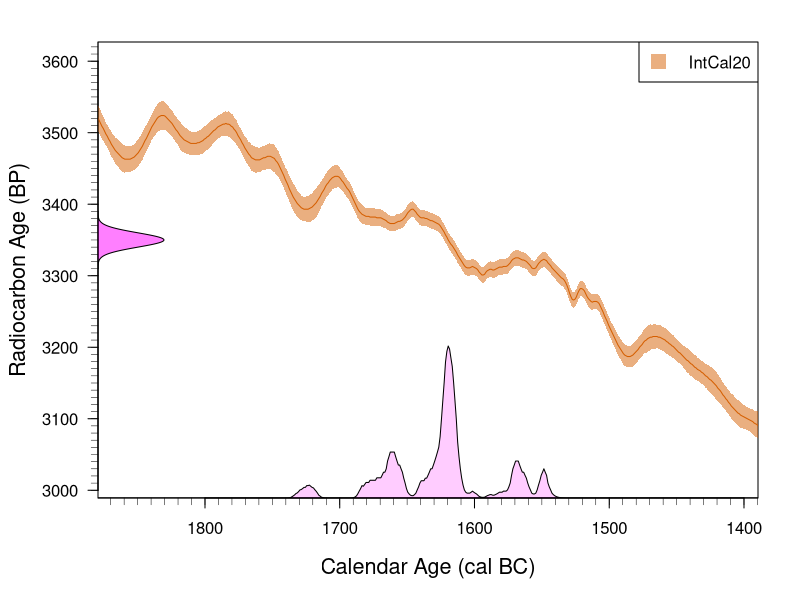

Reproduce this figure in R.
# Calibrate and plot single 14C date of Thera against IntCal20

# Use colour-blind friendly palette from
# https://www.color-hex.com/color-palette/49436
# and plot 1 sigma intervals on the curve and the observations

# Specific colours I have used for histograms are:
scalefac <- 1.5
BC <- TRUE
MookConvention <- TRUE
set.seed(17)
prob_scale_fac <- 3 # How high to scale posterior probability 

# Show calibration against the curve
IntCal20 <- read.csv("intcal20.csv", header = TRUE)
Mult_SigmaInterval <- 1 # Do we want 1 sigma or two sigma

IntCal20$C14Upper <- IntCal20$X14C.age + Mult_SigmaInterval * IntCal20$Sigma
IntCal20$C14Lower <- IntCal20$X14C.age - Mult_SigmaInterval * IntCal20$Sigma
IntCal20$BC <- -(1950.5 - IntCal20$CAL.BP) 

# cal_age are the calendar ages you are scanning over 
calib <- function(cal_age, radiocarbon_age, radiocarbon_sigma, calcurve) {
  posterior_likelihood <- approx(calcurve[,1], 
                                 dnorm(radiocarbon_age, 
                                       mean = calcurve[,2], 
                                       sd = sqrt(radiocarbon_sigma^2 + rep(calcurve[,3], length(radiocarbon_sigma))^2)), 
                                 cal_age, 
                                 rule=2)$y
  return(posterior_likelihood)
}

# Calibrate vs IntCal20
calcurve <- IntCal20 


# Calibration of a single sample from Thera
radiocarbon_age <- 3350 
radiocarbon_sigma <- 10

radiocarbon_age_grid <- seq(radiocarbon_age - 4*radiocarbon_sigma, 
                            radiocarbon_age + 4*radiocarbon_sigma, 
                            by = 1)

min.age <- radiocarbon_age - 2000
max.age <- radiocarbon_age + 2000
cal_age_grid <- seq(min.age, max.age, by = 1)

# Calibrate vs IntCal20
posterior_probs <- calib(cal_age = cal_age_grid, 
               radiocarbon_age = radiocarbon_age,
               radiocarbon_sigma = radiocarbon_sigma, 
               calcurve = calcurve)
# Normalise the posterior probabilities
posterior_probs <- posterior_probs/sum(posterior_probs)
max_posterior_prob <- max(posterior_probs)

cal_age_lim_plot <- c(3340.1, 3829.9)
radiocarbon_age_lim_plot <- (
  range(calcurve$X14C.age[calcurve$CAL.BP < cal_age_lim_plot[2] & calcurve$CAL.BP > cal_age_lim_plot[1]]) + c(-2,2)*mean(calcurve$Sigma)
)


# Store oldpar so do not change after running in main environment 
oldpar <- par(no.readonly = TRUE)

par(mar = c(5, 4.8, 2, 2) + 0.1)
plot(cal_age_grid, posterior_probs, type="n", 
     xlab = "Calendar Age (cal BC)", ylab = "", 
     las = 1,  cex.lab = 1.3,
     xaxs = "i", yaxs = "i",
     ylim = radiocarbon_age_lim_plot , xlim = -(1950.5 - rev(cal_age_lim_plot)))
if(!MookConvention) {
  mtext(text = expression(paste("Radiocarbon Age (", ""^14, "C yr", " BP)")), side = 2, line = 3.2, cex = 1.3) 
} else {
  mtext(text = expression(paste("Radiocarbon Age (BP)")), side = 2, line = 3.2, cex = 1.3) 
}

lines(calcurve$BC,calcurve$X14C.age, col = rgb(213,94,0, maxColorValue = 255))
polygon(c(calcurve$BC, rev(calcurve$BC)), 
        c(calcurve$C14Upper, rev(calcurve$C14Lower)), 
        col = rgb(213,94,0, alpha = 127, maxColorValue = 255), 
        border=NA)

xtick <- seq(1300, 2000, by = 10)
axis(side = 1, at = xtick, labels = FALSE, lwd = 0.5, tck = -0.015)
ytick <- seq(3000, 3700, by = 10)
axis(side = 2, at = ytick, labels = FALSE, lwd = 0.5, tck = -0.015)


# Create a histogram of the calibrated ages
pol <- cbind(c(min(cal_age_grid), cal_age_grid, max(cal_age_grid)), c(0, posterior_probs, 0))
if(BC) {
  polBC <- pol
  polBC[,1] <- -(1950.5 - polBC[,1])
  pol <- polBC
}

# Rescale to fit on the graph
pol[,2] <- pol[,2] * (radiocarbon_age_lim_plot[2] - radiocarbon_age_lim_plot[1]) / (prob_scale_fac * max_posterior_prob)
pol[,2] <- pol[,2] + radiocarbon_age_lim_plot[1]
polygon(pol, col= rgb(1,0,1,.2))

# Create a polygon to represent density of the radiocarbon determination
radpol <- cbind( c(0, dnorm(radiocarbon_age_grid, mean = radiocarbon_age, sd = radiocarbon_sigma), 0), 
                 c(min(radiocarbon_age_grid), radiocarbon_age_grid, max(radiocarbon_age_grid)))
radpol[,1] <- radpol[,1] * 0.1 * (cal_age_lim_plot[2] - cal_age_lim_plot[1]) / max(radpol[,1])

if(BC) {
  radpol[,1] <- -(1950.5 - cal_age_lim_plot[2] + radpol[,1])
}
polygon(radpol, col = rgb(1,0,1,.5))


legend("topright", legend = c("IntCal20"), 
       lty = c(-1), pch = c(15), lwd = 2,
       col = rgb(213,94,0, alpha = 127, maxColorValue = 255), 
       cex = 1, pt.cex = 2)

# Revert to old par
par(oldpar)














